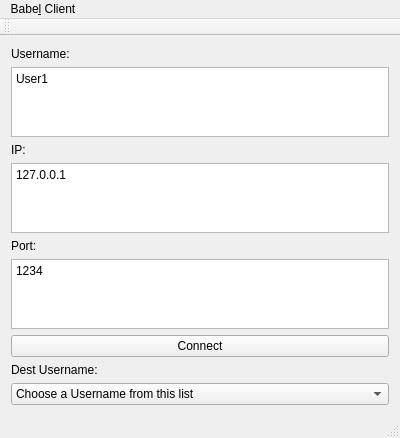
<?xml version="1.0" encoding="UTF-8"?>
<ui version="4.0">
 <class>MainWindow</class>
 <widget class="QMainWindow" name="MainWindow">
  <property name="geometry">
   <rect>
    <x>0</x>
    <y>0</y>
    <width>400</width>
    <height>423</height>
   </rect>
  </property>
  <property name="windowTitle">
   <string>MainWindow</string>
  </property>
  <widget class="QWidget" name="centralWidget">
   <layout class="QVBoxLayout" name="verticalLayout">
    <item>
     <widget class="QLabel" name="UsernameLabel">
      <property name="text">
       <string>Username:</string>
      </property>
     </widget>
    </item>
    <item>
     <widget class="QPlainTextEdit" name="InputUsername">
      <property name="plainText">
       <string>User1</string>
      </property>
     </widget>
    </item>
    <item>
     <widget class="QLabel" name="IPLabel">
      <property name="text">
       <string>IP:</string>
      </property>
     </widget>
    </item>
    <item>
     <widget class="QPlainTextEdit" name="InputIP">
      <property name="plainText">
       <string>127.0.0.1</string>
      </property>
     </widget>
    </item>
    <item>
     <widget class="QLabel" name="PortLabel">
      <property name="text">
       <string>Port:</string>
      </property>
     </widget>
    </item>
    <item>
     <widget class="QPlainTextEdit" name="InputPort">
      <property name="plainText">
       <string>1234</string>
      </property>
     </widget>
    </item>
    <item>
     <widget class="QPushButton" name="ConnectButton">
      <property name="text">
       <string>Connect</string>
      </property>
     </widget>
    </item>
    <item>
     <widget class="QLabel" name="DestUsernameLabel">
      <property name="text">
       <string>Dest Username:</string>
      </property>
     </widget>
    </item>
    <item>
     <widget class="QComboBox" name="ComboBoxDestUsername">
      <item>
       <property name="text">
        <string>Choose a Username from this list</string>
       </property>
      </item>
     </widget>
    </item>
   </layout>
  </widget>
  <widget class="QMenuBar" name="menuBar">
   <property name="geometry">
    <rect>
     <x>0</x>
     <y>0</y>
     <width>400</width>
     <height>31</height>
    </rect>
   </property>
   <widget class="QMenu" name="menuBonjour">
    <property name="title">
     <string>Babe&amp;l Client</string>
    </property>
   </widget>
   <addaction name="menuBonjour"/>
  </widget>
  <widget class="QToolBar" name="mainToolBar">
   <attribute name="toolBarArea">
    <enum>TopToolBarArea</enum>
   </attribute>
   <attribute name="toolBarBreak">
    <bool>false</bool>
   </attribute>
  </widget>
  <widget class="QStatusBar" name="statusBar"/>
 </widget>
 <layoutdefault spacing="6" margin="11"/>
 <resources/>
 <connections/>
</ui>
